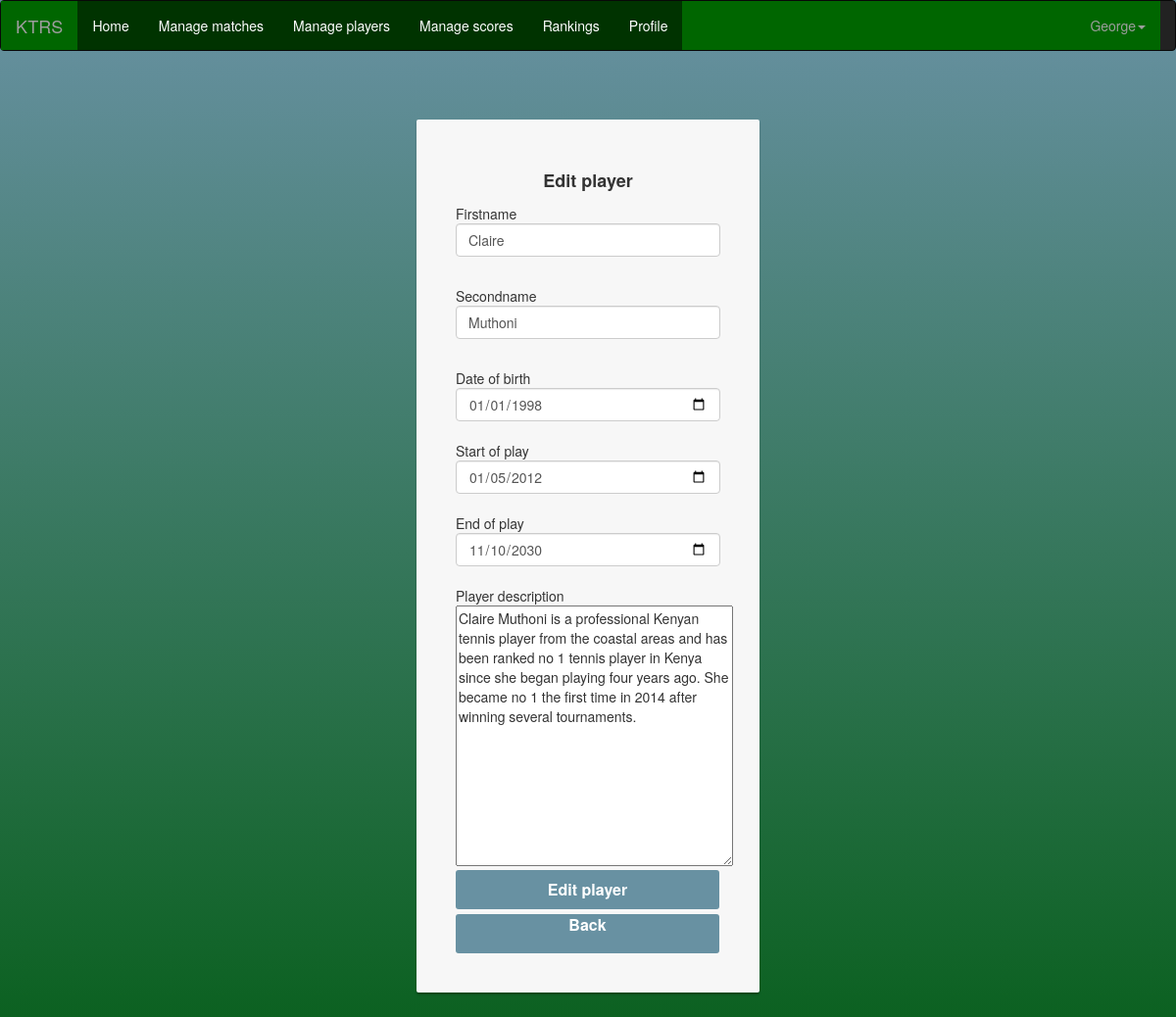
Page /rseditplayers.php?id=1 (signed in) on the committed database.
### tables this page shows
CREATE TABLE `player` (
  `playerId` int(11) NOT NULL,
  `firstname` varchar(60) NOT NULL,
  `secondname` varchar(60) NOT NULL,
  `dateOfBirth` date NOT NULL,
  `playerImage` blob NOT NULL,
  `startOfPlay` date NOT NULL,
  `endOfPlay` date NOT NULL,
  `description` text NOT NULL
);

### rseditplayers.php (the view, shortened to what this page needs)
<!DOCTYPE html>
<html>
<head>
  <link rel="stylesheet" type="text/css" href="rscss.css">
</head>
<body>
        <?php    include 'rsheader.php'  ?>
           <?php
            $playerid = $_GET['id'];
            if (isset($playerid)){
                            $sql = "SELECT * FROM player WHERE playerId='$playerid'";
                            $result = $conn->query($sql);
                            if ($result){
                                    if ($result->num_rows > 0 ) {
                                   while ($row=$result->fetch_assoc()) {
                        ?>
                              <div class="container" >
                                  <div class="card card-container">
            <p id="profile-name" class="profile-name-card" style="font-size:18px;">Edit player</p>
            <form class="form-signin" method="POST">
                                  <?php
                                  if ($_SESSION['user_type'] == 'admin'||$_SESSION['user_type'] == 'Super admin'){
                                         ?>
                  Firstname<br>
                  <input type="text" name="firstname" id="inputEmail" class="form-control" placeholder="Firstname" value="<?php echo $row['firstname'] ?>"><br>
                  Secondname<br>
                  <input type="text" name="secondname" id="inputEmail" class="form-control" placeholder="Secondname" value="<?php echo $row['secondname']?>"><br>
                  Date of birth<br>
                  <input type="date" name="dateofbirth" id="inputEmail" class="form-control" placeholder="Date of birth" value="<?php echo $row['dateOfBirth'] ?>"><br>
                  Start of play<br>
                  <input type="date" name="startofplay" id="inputEmail" class="form-control" placeholder="Start of play" value="<?php echo $row['startOfPlay']?>"><br>
                  End of play<br>
                  <input type="date" name="endofplay" id="inputEmail" class="form-control" placeholder="End of play" value="<?php echo $row['endOfPlay']?>"><br>
                  Player description<br>
                  <textarea name="description" rows="13" cols="35"><?php echo $row['description']?></textarea><br>
                  <input class="btn btn-lg btn-primary btn-block btn-signin" type="submit" name="edit_player" style="width:269px; height:40px;color:white;font-size:16px" value="Edit player">
                                                             <?php
                                                          }
                                                          }
                                        }
                                    }
                                     else{
                                        echo "Database Error";
                                     }
                         ?>
                        <?php
      }else{
    header( "location: rshome.php" );
            }
?>
<a href="rsmanageplayers.php" class="btn btn-lg btn-primary btn-block btn-signin" style="text-decoration:none;width:269px; height:40px;color:white;font-size:16px;text-align:center;"> Back </a>

### rsheader.php (shortened to what this page needs)
<!DOCTYPE html>
<html>
  <head>
      <link rel="stylesheet" href="https://maxcdn.bootstrapcdn.com/bootstrap/3.3.7/css/bootstrap.min.css">
  </head>
  <body>
     <nav class="navbar navbar-inverse" navbar.static-top>
     <div class="container-fluid">
        <div class="navbar-header">
       <a class="navbar-brand" style="background-color:#006600" href="rshome.php">KTRS</a>
    </div>
    <div class="collapse navbar-collapse" id="bs-example-navbar-collapse-1" style="background-color:#006600">
      <ul class="nav navbar-nav">
        <?php
         if ($_SESSION['user_type'] == 'Super admin'){
                     ?>
             <li class="active"><a href="rshome.php" style="background-color:#003300">Home<span class="sr-only">(current)</span></a></li>
             <li class="active"><a href="rsmanageadmin.php" style="background-color:#003300">Manage admin<span class="sr-only">(current)</span></a></li>
             <li class="active"><a href="rsmanagecategories.php" style="background-color:#003300">Manage categories <span class="sr-only">(current)</span></a></li>
             <li class="active"><a href="rsmanagetournaments.php" style="background-color:#003300">Manage tournaments <span class="sr-only">(current)</span></a></li>
             <li class="active"><a href="rsmanagestages.php" style="background-color:#003300">Manage stages <span class="sr-only">(current)</span></a></li>
             <li class="active"><a href="rsranking.php" style="background-color:#003300">Rankings <span class="sr-only">(current)</span></a></li>
             <li class="active"><a href="rsprofile.php?id=<?php echo $_SESSION['userid'];?>" style="background-color:#003300">Profile <span class="sr-only">(current)</span></a></li>
        <?php
        }elseif ($_SESSION['user_type'] == 'admin') {
             ?>
             <li class="active"><a href="rshome.php" style="background-color:#003300">Home <span class="sr-only">(current)</span></a></li>
             <li class="active"><a href="rsmanagematches.php" style="background-color:#003300">Manage matches<span class="sr-only">(current)</span></a></li>
             <li class="active"><a href="rsmanageplayers.php" style="background-color:#003300">Manage players<span class="sr-only">(current)</span></a></li>
             <li class="active"><a href="rsmanagescores.php" style="background-color:#003300">Manage scores<span class="sr-only">(current)</span></a></li>
             <li class="active"><a href="rsranking.php" style="background-color:#003300">Rankings <span class="sr-only">(current)</span></a></li>
             <li class="active"><a href="rsprofile.php?id=<?php echo $_SESSION['userid'];?>" style="background-color:#003300">Profile <span class="sr-only">(current)</span></a></li>
                      <?php
                    }
 ?>
  </ul>
       <ul class="nav navbar-nav navbar-right" style="background-color:#006600">
        <li class="dropdown" >
          <a href="#" class="dropdown-toggle" data-toggle="dropdown" role="button" aria-haspopup="true" aria-expanded="false"> <?php  echo $_SESSION['username']; ?><span class="caret"></span></a>
        </li>
      </ul>
    </div>
  </nav>
</body>
</html>

### rscss.css (style rules this page uses)
body, html { height: 100%; background-repeat: no-repeat; background-image: linear-gradient(rgb(104, 145, 162), rgb(12, 97, 33)); background-attachment: fixed; }
.card-container.card { max-width: 350px; padding: 40px 40px; }
.btn { font-weight: 700; height: 36px; -moz-user-select: none; -webkit-user-select: none; user-select: none; cursor: default; }
.card { background-color: #F7F7F7; padding: 20px 25px 30px; margin: 0 auto 25px; margin-top: 50px; -moz-border-radius: 2px; -webkit-border-radius: 2px; border-radius: 2px; -moz-box-shadow: 0px 2px 2px rgba(0, 0, 0, 0.3); -webkit-box-shadow: 0px 2px 2px rgba(0, 0, 0, 0.3); box-shadow: 0px 2px 2px rgba(0, 0, 0, 0.3); }
.profile-name-card { font-size: 16px; font-weight: bold; text-align: center; margin: 10px 0 0; min-height: 1em; }
.form-signin #inputEmail, .form-signin #inputPassword, { direction: ltr; height: 44px; font-size: 16px; }
.form-signin input[type=email], .form-signin input[type=password], .form-signin input[type=text], .form-signin button { width: 100%; display: block; margin-bottom: 10px; z-index: 1; position: relative; -moz-box-sizing: border-box; -webkit-box-sizing: border-box; box-sizing: border-box; }
.btn.btn-signin { background-color: rgb(104, 145, 162); padding: 0px; font-weight: 700; font-size: 14px; height: 36px; -moz-border-radius: 3px; -webkit-border-radius: 3px; border-radius: 3px; border: none; -o-transition: all 0.218s; -moz-transition: all 0.218s; -webkit-transition: all 0.218s; transition: all 0.218s; }

### rows in the picture
player: firstname "Claire", secondname "Muthoni", dateofbirth "01/01/1998", startofplay "01/05/2012", endofplay "11/10/2030", description "Claire Muthoni is a professional Kenyan tennis player from the coastal areas and has been ranked no 1 tennis player in Kenya since she began playing four years ago. She became no 1 the first time in 2014 after winning several tournaments."

### other values in the picture
$_SESSION['username'] "George"
